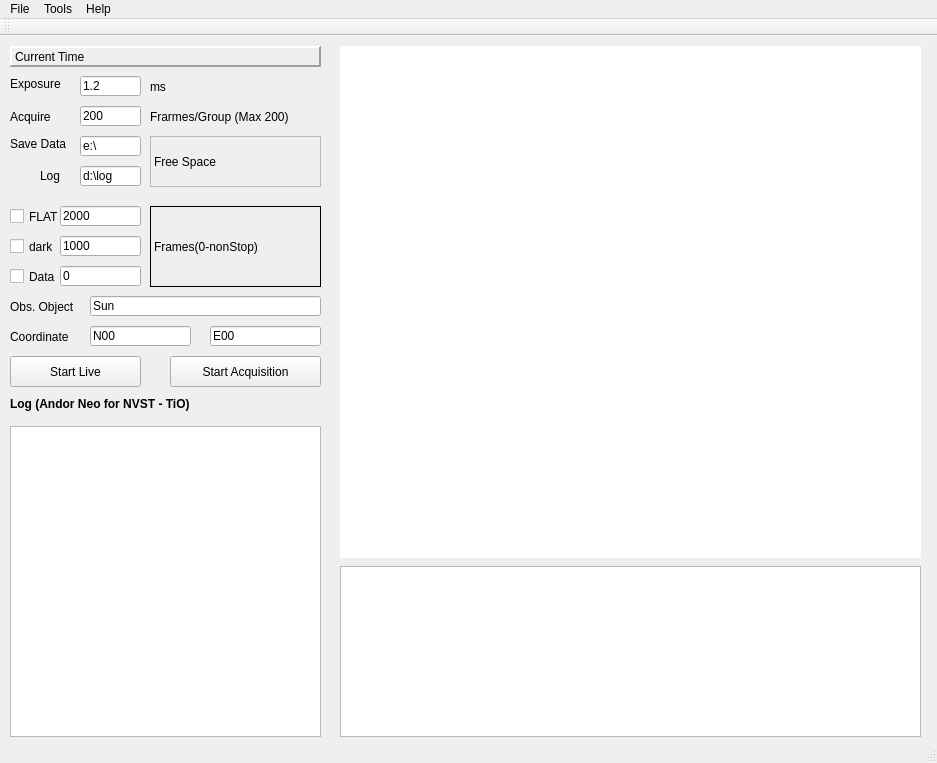
<?xml version="1.0" encoding="UTF-8"?>
<ui version="4.0">
 <class>MainWindow</class>
 <widget class="QMainWindow" name="MainWindow">
  <property name="geometry">
   <rect>
    <x>0</x>
    <y>0</y>
    <width>937</width>
    <height>763</height>
   </rect>
  </property>
  <property name="sizePolicy">
   <sizepolicy hsizetype="Fixed" vsizetype="Fixed">
    <horstretch>0</horstretch>
    <verstretch>0</verstretch>
   </sizepolicy>
  </property>
  <property name="windowTitle">
   <string>MainWindow</string>
  </property>
  <property name="toolTip">
   <string/>
  </property>
  <widget class="QWidget" name="centralWidget">
   <property name="enabled">
    <bool>true</bool>
   </property>
   <widget class="QGraphicsView" name="graphicsView">
    <property name="geometry">
     <rect>
      <x>340</x>
      <y>10</y>
      <width>581</width>
      <height>512</height>
     </rect>
    </property>
    <property name="sizePolicy">
     <sizepolicy hsizetype="Expanding" vsizetype="Expanding">
      <horstretch>1</horstretch>
      <verstretch>1</verstretch>
     </sizepolicy>
    </property>
    <property name="minimumSize">
     <size>
      <width>512</width>
      <height>512</height>
     </size>
    </property>
    <property name="cursor" stdset="0">
     <cursorShape>CrossCursor</cursorShape>
    </property>
    <property name="mouseTracking">
     <bool>false</bool>
    </property>
    <property name="autoFillBackground">
     <bool>false</bool>
    </property>
    <property name="frameShape">
     <enum>QFrame::NoFrame</enum>
    </property>
    <property name="sizeAdjustPolicy">
     <enum>QAbstractScrollArea::AdjustIgnored</enum>
    </property>
    <property name="backgroundBrush">
     <brush brushstyle="SolidPattern">
      <color alpha="255">
       <red>0</red>
       <green>0</green>
       <blue>0</blue>
      </color>
     </brush>
    </property>
   </widget>
   <widget class="QLabel" name="label_saveto">
    <property name="geometry">
     <rect>
      <x>10</x>
      <y>100</y>
      <width>61</width>
      <height>16</height>
     </rect>
    </property>
    <property name="sizePolicy">
     <sizepolicy hsizetype="Preferred" vsizetype="Fixed">
      <horstretch>0</horstretch>
      <verstretch>0</verstretch>
     </sizepolicy>
    </property>
    <property name="text">
     <string>Save Data </string>
    </property>
   </widget>
   <widget class="QLineEdit" name="lineEdit_saveto">
    <property name="geometry">
     <rect>
      <x>80</x>
      <y>100</y>
      <width>61</width>
      <height>20</height>
     </rect>
    </property>
    <property name="text">
     <string>e:\</string>
    </property>
   </widget>
   <widget class="QPushButton" name="btnLive">
    <property name="geometry">
     <rect>
      <x>10</x>
      <y>320</y>
      <width>131</width>
      <height>31</height>
     </rect>
    </property>
    <property name="sizePolicy">
     <sizepolicy hsizetype="Expanding" vsizetype="Fixed">
      <horstretch>0</horstretch>
      <verstretch>0</verstretch>
     </sizepolicy>
    </property>
    <property name="text">
     <string>Start Live</string>
    </property>
    <property name="checkable">
     <bool>true</bool>
    </property>
   </widget>
   <widget class="QLabel" name="label_time">
    <property name="geometry">
     <rect>
      <x>10</x>
      <y>10</y>
      <width>311</width>
      <height>21</height>
     </rect>
    </property>
    <property name="sizePolicy">
     <sizepolicy hsizetype="Expanding" vsizetype="Fixed">
      <horstretch>0</horstretch>
      <verstretch>0</verstretch>
     </sizepolicy>
    </property>
    <property name="layoutDirection">
     <enum>Qt::LeftToRight</enum>
    </property>
    <property name="frameShape">
     <enum>QFrame::Panel</enum>
    </property>
    <property name="frameShadow">
     <enum>QFrame::Raised</enum>
    </property>
    <property name="lineWidth">
     <number>2</number>
    </property>
    <property name="text">
     <string>Current Time</string>
    </property>
   </widget>
   <widget class="QLabel" name="label_exposuretime">
    <property name="geometry">
     <rect>
      <x>10</x>
      <y>40</y>
      <width>61</width>
      <height>16</height>
     </rect>
    </property>
    <property name="sizePolicy">
     <sizepolicy hsizetype="Preferred" vsizetype="Fixed">
      <horstretch>0</horstretch>
      <verstretch>0</verstretch>
     </sizepolicy>
    </property>
    <property name="text">
     <string>Exposure</string>
    </property>
   </widget>
   <widget class="QLineEdit" name="lineEdit_exposuretime">
    <property name="geometry">
     <rect>
      <x>80</x>
      <y>40</y>
      <width>61</width>
      <height>20</height>
     </rect>
    </property>
    <property name="text">
     <string>1.2</string>
    </property>
   </widget>
   <widget class="QLineEdit" name="lineEdit_framerate">
    <property name="geometry">
     <rect>
      <x>80</x>
      <y>70</y>
      <width>61</width>
      <height>20</height>
     </rect>
    </property>
    <property name="text">
     <string>200</string>
    </property>
   </widget>
   <widget class="QPushButton" name="btnSnap">
    <property name="geometry">
     <rect>
      <x>170</x>
      <y>320</y>
      <width>151</width>
      <height>31</height>
     </rect>
    </property>
    <property name="sizePolicy">
     <sizepolicy hsizetype="Expanding" vsizetype="Fixed">
      <horstretch>0</horstretch>
      <verstretch>0</verstretch>
     </sizepolicy>
    </property>
    <property name="text">
     <string>Start Acquisition</string>
    </property>
    <property name="checkable">
     <bool>false</bool>
    </property>
    <property name="checked">
     <bool>false</bool>
    </property>
    <property name="autoRepeatDelay">
     <number>50</number>
    </property>
    <property name="autoRepeatInterval">
     <number>50</number>
    </property>
   </widget>
   <widget class="QLabel" name="label_status">
    <property name="geometry">
     <rect>
      <x>10</x>
      <y>360</y>
      <width>331</width>
      <height>16</height>
     </rect>
    </property>
    <property name="sizePolicy">
     <sizepolicy hsizetype="Preferred" vsizetype="Fixed">
      <horstretch>0</horstretch>
      <verstretch>0</verstretch>
     </sizepolicy>
    </property>
    <property name="font">
     <font>
      <bold>true</bold>
     </font>
    </property>
    <property name="text">
     <string>Log (Andor Neo for NVST - TiO)</string>
    </property>
   </widget>
   <widget class="QTextEdit" name="textEdit_status">
    <property name="geometry">
     <rect>
      <x>10</x>
      <y>390</y>
      <width>311</width>
      <height>311</height>
     </rect>
    </property>
    <property name="sizePolicy">
     <sizepolicy hsizetype="Preferred" vsizetype="Expanding">
      <horstretch>0</horstretch>
      <verstretch>0</verstretch>
     </sizepolicy>
    </property>
   </widget>
   <widget class="QCheckBox" name="checkBox_Flat">
    <property name="geometry">
     <rect>
      <x>10</x>
      <y>170</y>
      <width>71</width>
      <height>21</height>
     </rect>
    </property>
    <property name="text">
     <string>FLAT</string>
    </property>
   </widget>
   <widget class="QCheckBox" name="checkBox_Dark">
    <property name="geometry">
     <rect>
      <x>10</x>
      <y>200</y>
      <width>51</width>
      <height>21</height>
     </rect>
    </property>
    <property name="text">
     <string>dark</string>
    </property>
   </widget>
   <widget class="QCheckBox" name="checkBox_Data">
    <property name="geometry">
     <rect>
      <x>10</x>
      <y>230</y>
      <width>71</width>
      <height>21</height>
     </rect>
    </property>
    <property name="text">
     <string>Data</string>
    </property>
   </widget>
   <widget class="QLabel" name="label_obj">
    <property name="geometry">
     <rect>
      <x>10</x>
      <y>260</y>
      <width>81</width>
      <height>21</height>
     </rect>
    </property>
    <property name="text">
     <string>Obs. Object</string>
    </property>
   </widget>
   <widget class="QLineEdit" name="lineEdit_objname">
    <property name="geometry">
     <rect>
      <x>90</x>
      <y>260</y>
      <width>231</width>
      <height>20</height>
     </rect>
    </property>
    <property name="text">
     <string>Sun</string>
    </property>
   </widget>
   <widget class="QLabel" name="label_freedisk">
    <property name="geometry">
     <rect>
      <x>150</x>
      <y>100</y>
      <width>171</width>
      <height>51</height>
     </rect>
    </property>
    <property name="frameShape">
     <enum>QFrame::StyledPanel</enum>
    </property>
    <property name="text">
     <string>Free Space  </string>
    </property>
   </widget>
   <widget class="QLineEdit" name="lineEdit_cor1">
    <property name="geometry">
     <rect>
      <x>90</x>
      <y>290</y>
      <width>101</width>
      <height>20</height>
     </rect>
    </property>
    <property name="text">
     <string>N00</string>
    </property>
   </widget>
   <widget class="QLineEdit" name="lineEdit_cor2">
    <property name="geometry">
     <rect>
      <x>210</x>
      <y>290</y>
      <width>111</width>
      <height>20</height>
     </rect>
    </property>
    <property name="text">
     <string>E00</string>
    </property>
   </widget>
   <widget class="QLabel" name="label_savelog">
    <property name="geometry">
     <rect>
      <x>40</x>
      <y>130</y>
      <width>31</width>
      <height>20</height>
     </rect>
    </property>
    <property name="text">
     <string>Log</string>
    </property>
   </widget>
   <widget class="QLineEdit" name="lineEdit_savelog">
    <property name="geometry">
     <rect>
      <x>80</x>
      <y>130</y>
      <width>61</width>
      <height>20</height>
     </rect>
    </property>
    <property name="text">
     <string>d:\log</string>
    </property>
   </widget>
   <widget class="QLineEdit" name="lineEdit_flatnum">
    <property name="geometry">
     <rect>
      <x>60</x>
      <y>170</y>
      <width>81</width>
      <height>20</height>
     </rect>
    </property>
    <property name="text">
     <string>2000</string>
    </property>
   </widget>
   <widget class="QLineEdit" name="lineEdit_darknum">
    <property name="geometry">
     <rect>
      <x>60</x>
      <y>200</y>
      <width>81</width>
      <height>20</height>
     </rect>
    </property>
    <property name="text">
     <string>1000</string>
    </property>
   </widget>
   <widget class="QLineEdit" name="lineEdit_datanum">
    <property name="geometry">
     <rect>
      <x>60</x>
      <y>230</y>
      <width>81</width>
      <height>20</height>
     </rect>
    </property>
    <property name="text">
     <string>0</string>
    </property>
   </widget>
   <widget class="QLabel" name="label_dunit_2">
    <property name="geometry">
     <rect>
      <x>150</x>
      <y>170</y>
      <width>171</width>
      <height>81</height>
     </rect>
    </property>
    <property name="frameShape">
     <enum>QFrame::Box</enum>
    </property>
    <property name="text">
     <string>Frames(0-nonStop)</string>
    </property>
   </widget>
   <widget class="QLabel" name="label">
    <property name="geometry">
     <rect>
      <x>150</x>
      <y>70</y>
      <width>171</width>
      <height>21</height>
     </rect>
    </property>
    <property name="text">
     <string>Frarmes/Group (Max 200)</string>
    </property>
   </widget>
   <widget class="QLabel" name="label_2">
    <property name="geometry">
     <rect>
      <x>10</x>
      <y>290</y>
      <width>81</width>
      <height>21</height>
     </rect>
    </property>
    <property name="text">
     <string>Coordinate</string>
    </property>
   </widget>
   <widget class="QLabel" name="label_dunit_5">
    <property name="geometry">
     <rect>
      <x>150</x>
      <y>40</y>
      <width>91</width>
      <height>21</height>
     </rect>
    </property>
    <property name="text">
     <string>ms</string>
    </property>
   </widget>
   <widget class="QLabel" name="label_dunit_6">
    <property name="geometry">
     <rect>
      <x>10</x>
      <y>70</y>
      <width>71</width>
      <height>21</height>
     </rect>
    </property>
    <property name="text">
     <string>Acquire</string>
    </property>
   </widget>
   <widget class="QChartView" name="chart_graphicsView">
    <property name="geometry">
     <rect>
      <x>340</x>
      <y>530</y>
      <width>581</width>
      <height>171</height>
     </rect>
    </property>
   </widget>
  </widget>
  <widget class="QMenuBar" name="menuBar">
   <property name="geometry">
    <rect>
     <x>0</x>
     <y>0</y>
     <width>937</width>
     <height>22</height>
    </rect>
   </property>
   <widget class="QMenu" name="menuFile">
    <property name="title">
     <string>File</string>
    </property>
    <addaction name="actionSave"/>
    <addaction name="actionExit"/>
   </widget>
   <widget class="QMenu" name="menuServer">
    <property name="title">
     <string>Tools</string>
    </property>
    <addaction name="actionServer"/>
    <addaction name="actionDetect_Cameras"/>
   </widget>
   <widget class="QMenu" name="menuHelp">
    <property name="title">
     <string>Help</string>
    </property>
    <addaction name="actionAbout"/>
   </widget>
   <addaction name="menuFile"/>
   <addaction name="menuServer"/>
   <addaction name="menuHelp"/>
  </widget>
  <widget class="QToolBar" name="mainToolBar">
   <attribute name="toolBarArea">
    <enum>TopToolBarArea</enum>
   </attribute>
   <attribute name="toolBarBreak">
    <bool>false</bool>
   </attribute>
  </widget>
  <widget class="QStatusBar" name="statusBar"/>
  <action name="actionServer">
   <property name="text">
    <string>Server</string>
   </property>
  </action>
  <action name="actionLogging">
   <property name="text">
    <string>Logging</string>
   </property>
  </action>
  <action name="actionSave">
   <property name="text">
    <string>Save</string>
   </property>
   <property name="shortcut">
    <string>Ctrl+S</string>
   </property>
  </action>
  <action name="actionExit">
   <property name="text">
    <string>Exit</string>
   </property>
   <property name="shortcut">
    <string>Ctrl+Q</string>
   </property>
  </action>
  <action name="actionAbout">
   <property name="text">
    <string>About</string>
   </property>
  </action>
  <action name="actionDetect_Cameras">
   <property name="text">
    <string>Detect Cameras</string>
   </property>
  </action>
 </widget>
 <layoutdefault spacing="6" margin="11"/>
 <customwidgets>
  <customwidget>
   <class>QChartView</class>
   <extends>QGraphicsView</extends>
   <header location="global">QtCharts</header>
  </customwidget>
 </customwidgets>
 <resources/>
 <connections/>
</ui>
